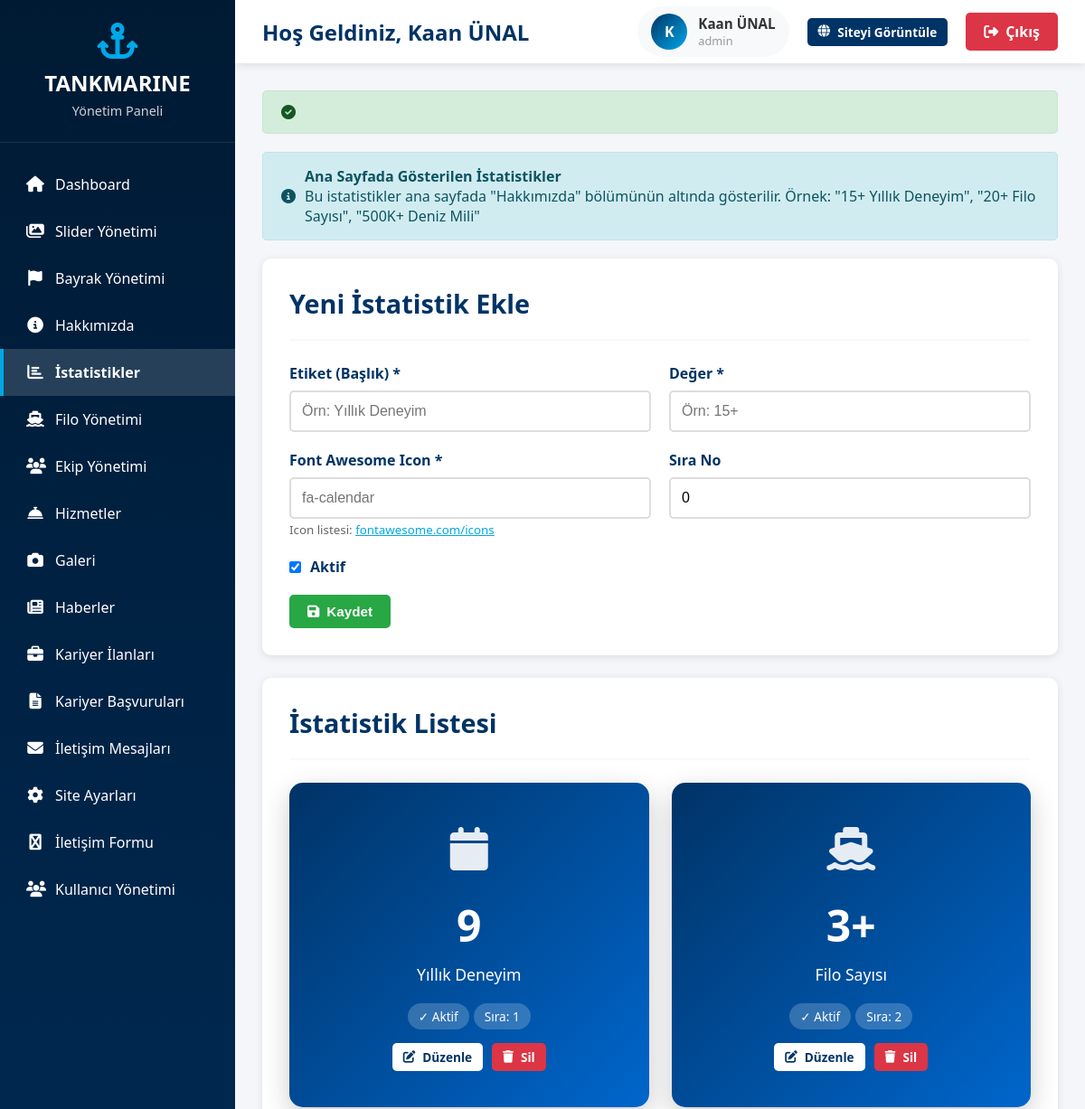
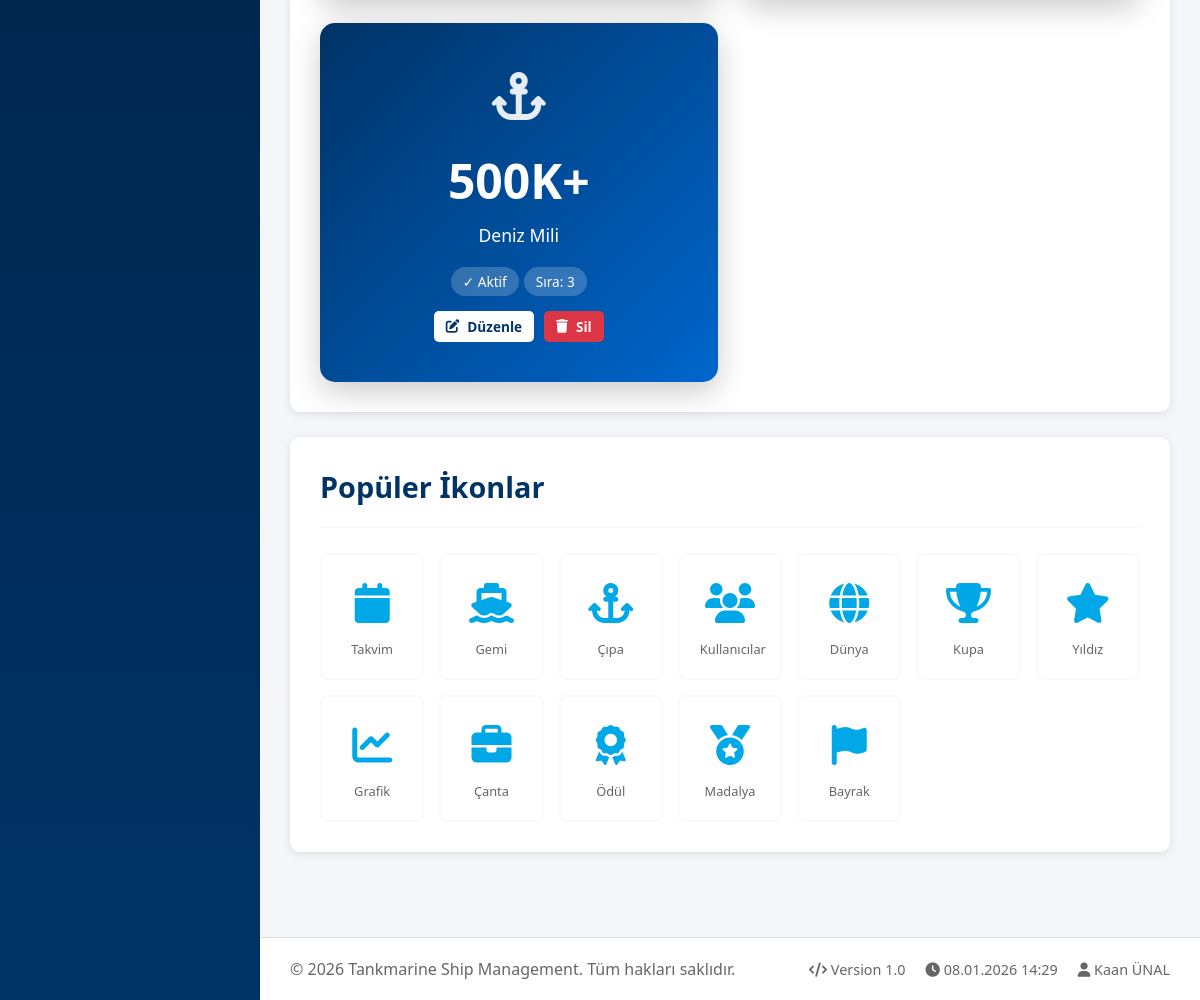
Screenshot of /admin/statistics.php (signed in) with the database file from the repository (2 pictures, top to bottom).
### tables this page shows
CREATE TABLE `statistics` (
  `id` int(11) NOT NULL,
  `label` varchar(255) DEFAULT NULL,
  `value` varchar(100) DEFAULT NULL,
  `icon` varchar(100) DEFAULT NULL,
  `sort_order` int(11) DEFAULT 0,
  `active` tinyint(1) DEFAULT 1,
  `created_at` timestamp NOT NULL DEFAULT current_timestamp(),
  `updated_at` timestamp NOT NULL DEFAULT current_timestamp() ON UPDATE current_timestamp()
);

### config.php (called while the page is built, shortened)
<?php
try {
    $pdo = new PDO(
        "mysql:host=" . DB_HOST . ";dbname=" . DB_NAME . ";charset=utf8mb4",
        DB_USER,
        DB_PASS,
        [
            PDO::ATTR_ERRMODE => PDO::ERRMODE_EXCEPTION,
            PDO::ATTR_DEFAULT_FETCH_MODE => PDO::FETCH_ASSOC,
            PDO::ATTR_EMULATE_PREPARES => false
        ]
    );
} catch(PDOException $e) {
    die("Veritabanı bağlantı hatası: " . $e->getMessage());
}
function flash($key, $value = null) {
    if ($value === null) {
        if (isset($_SESSION['flash'][$key])) {
            $value = $_SESSION['flash'][$key];
            return $value;
        }
        return null;
    }
}
function isAdmin() {
    return isset($_SESSION['admin_id']);
}
function getAdmin() {
    global $pdo;
    $stmt = $pdo->prepare("SELECT * FROM admin_users WHERE id = ?");
    $stmt->execute([$_SESSION['admin_id']]);
    return $stmt->fetch();
}
?>

### admin/statistics.php (the view, shortened to what this page needs)
<?php
require_once 'header.php';
$edit_stat = null;
$statistics = $pdo->query("SELECT * FROM statistics ORDER BY sort_order ASC")->fetchAll();
?>
<?php if(flash('success')): ?>
<div class="alert alert-success"><i class="fas fa-check-circle"></i> <?php echo flash('success'); ?></div>
<?php endif; ?>
<div class="alert alert-info">
    <i class="fas fa-info-circle"></i>
    <div>
        <strong>Ana Sayfada Gösterilen İstatistikler</strong><br>
        Bu istatistikler ana sayfada "Hakkımızda" bölümünün altında gösterilir. Örnek: "15+ Yıllık Deneyim", "20+ Filo Sayısı", "500K+ Deniz Mili"
    </div>
</div>
<div class="content-card">
    <div class="content-header">
        <h2><?php echo $edit_stat ? 'İstatistik Düzenle' : 'Yeni İstatistik Ekle'; ?></h2>
    </div>
    <form method="POST">
        <div class="form-row">
            <div class="form-group">
                <label>Etiket (Başlık) *</label>
                <input type="text" name="label" class="form-control" value="<?php echo $edit_stat ? htmlspecialchars($edit_stat['label']) : ''; ?>" required placeholder="Örn: Yıllık Deneyim">
            </div>
            <div class="form-group">
                <label>Değer *</label>
                <input type="text" name="value" class="form-control" value="<?php echo $edit_stat ? htmlspecialchars($edit_stat['value']) : ''; ?>" required placeholder="Örn: 15+">
            </div>
        </div>
        <div class="form-row">
            <div class="form-group">
                <label>Font Awesome Icon *</label>
                <input type="text" name="icon" class="form-control" value="<?php echo $edit_stat ? htmlspecialchars($edit_stat['icon']) : ''; ?>" required placeholder="fa-calendar">
                <small style="color: #666;">
                    Icon listesi: <a href="https://fontawesome.com/icons" target="_blank" style="color: var(--accent);">fontawesome.com/icons</a>
                </small>
            </div>
            <div class="form-group">
                <label>Sıra No</label>
                <input type="number" name="sort_order" class="form-control" value="<?php echo $edit_stat ? $edit_stat['sort_order'] : '0'; ?>" min="0">
            </div>
        </div>
        <div class="form-group">
            <label style="display: flex; align-items: center; gap: 10px; cursor: pointer;">
                <input type="checkbox" name="active" value="1" <?php echo (!$edit_stat || $edit_stat['active']) ? 'checked' : ''; ?>>
                <span>Aktif</span>
            </label>
        </div>
        <div style="display: flex; gap: 10px;">
            <button type="submit" class="btn btn-success">
                <i class="fas fa-save"></i> <?php echo $edit_stat ? 'Güncelle' : 'Kaydet'; ?>
            </button>
        </div>
    </form>
</div>
<div class="content-card">
    <div class="content-header">
        <h2>İstatistik Listesi</h2>
    </div>
    <?php if(count($statistics) > 0): ?>
    <div style="display: grid; grid-template-columns: repeat(auto-fit, minmax(300px, 1fr)); gap: 25px;">
        <?php foreach($statistics as $stat): ?>
        <div style="background: linear-gradient(135deg, var(--primary), var(--secondary)); padding: 40px; border-radius: 15px; text-align: center; color: white; position: relative; box-shadow: 0 10px 30px rgba(0,0,0,0.2);">
            <div style="font-size: 3rem; margin-bottom: 20px; opacity: 0.9;">
                <i class="fas <?php echo $stat['icon']; ?>"></i>
            </div>
            <div style="font-size: 3rem; font-weight: bold; margin-bottom: 10px;">
                <?php echo htmlspecialchars($stat['value']); ?>
            </div>
            <div style="font-size: 1.1rem; margin-bottom: 20px;">
                <?php echo htmlspecialchars($stat['label']); ?>
            </div>
            <div style="display: flex; gap: 5px; justify-content: center; margin-bottom: 15px;">
                <span style="padding: 5px 12px; background: rgba(255,255,255,0.2); border-radius: 20px; font-size: 0.85rem;">
                    <?php echo $stat['active'] ? '✓ Aktif' : '✗ Pasif'; ?>
                </span>
                <span style="padding: 5px 12px; background: rgba(255,255,255,0.2); border-radius: 20px; font-size: 0.85rem;">
                    Sıra: <?php echo $stat['sort_order']; ?>
                </span>
            </div>
            <div style="display: flex; gap: 10px; justify-content: center;">
                <a href="statistics.php?edit=<?php echo $stat['id']; ?>" class="btn btn-sm" style="background: white; color: var(--primary);">
                    <i class="fas fa-edit"></i> Düzenle
                </a>
                <a href="statistics.php?delete=<?php echo $stat['id']; ?>" class="btn btn-danger btn-sm" onclick="return confirmDelete()">
                    <i class="fas fa-trash"></i> Sil
                </a>
            </div>
        </div>
        <?php endforeach; ?>
    </div>
    <?php else: ?>
    <p style="text-align: center; color: #999; padding: 40px;">Henüz istatistik eklenmemiş</p>
    <?php endif; ?>
</div>
<div class="content-card">
    <div class="content-header">
        <h2>Popüler İkonlar</h2>
    </div>
    <div style="display: grid; grid-template-columns: repeat(auto-fill, minmax(100px, 1fr)); gap: 15px;">
        <?php
        $popular_icons = [
            ['icon' => 'fa-calendar', 'label' => 'Takvim'],
            ['icon' => 'fa-ship', 'label' => 'Gemi'],
            ['icon' => 'fa-anchor', 'label' => 'Çıpa'],
            ['icon' => 'fa-users', 'label' => 'Kullanıcılar'],
            ['icon' => 'fa-globe', 'label' => 'Dünya'],
            ['icon' => 'fa-trophy', 'label' => 'Kupa'],
            ['icon' => 'fa-star', 'label' => 'Yıldız'],
            ['icon' => 'fa-chart-line', 'label' => 'Grafik'],
            ['icon' => 'fa-briefcase', 'label' => 'Çanta'],
            ['icon' => 'fa-award', 'label' => 'Ödül'],
            ['icon' => 'fa-medal', 'label' => 'Madalya'],
            ['icon' => 'fa-flag', 'label' => 'Bayrak'],
        ];
        foreach($popular_icons as $pi):
        ?>
        <div style="padding: 20px; background: white; border-radius: 8px; text-align: center; cursor: pointer; transition: all 0.3s; border: 2px solid var(--light);"
             onclick="document.querySelector('[name=icon]').value='<?php echo $pi['icon']; ?>'; window.scrollTo({top: 0, behavior: 'smooth'});"
             onmouseover="this.style.borderColor='var(--accent)'; this.style.transform='translateY(-5px)';"
             onmouseout="this.style.borderColor='var(--light)'; this.style.transform='translateY(0)';">
            <div style="font-size: 2.5rem; color: var(--accent); margin-bottom: 10px;">
                <i class="fas <?php echo $pi['icon']; ?>"></i>
            </div>
            <div style="font-size: 0.8rem; color: #666;">
                <?php echo $pi['label']; ?>
            </div>
        </div>
        <?php endforeach; ?>
    </div>
</div>
<?php require_once 'footer.php'; ?>

### admin/header.php (shortened to what this page needs)
<?php
require_once '../config.php';
$admin = getAdmin();
$current_page = basename($_SERVER['PHP_SELF'], '.php');
?><!DOCTYPE html>
<html lang="tr">
<head>
    <link rel="stylesheet" href="https://cdnjs.cloudflare.com/ajax/libs/font-awesome/6.4.0/css/all.min.css">
</head>
<body>
    <div class="sidebar">
        <div class="sidebar-logo">
            <i class="fas fa-anchor"></i>
            <h1>TANKMARINE</h1>
            <p>Yönetim Paneli</p>
        </div>
        <nav class="sidebar-menu">
            <a href="index.php" class="menu-item <?php echo $current_page == 'index' ? 'active' : ''; ?>">
                <i class="fas fa-home"></i>
                <span>Dashboard</span>
            </a>
            <a href="sliders.php" class="menu-item <?php echo $current_page == 'sliders' ? 'active' : ''; ?>">
                <i class="fas fa-images"></i>
                <span>Slider Yönetimi</span>
            </a>
            <a href="flags.php" class="menu-item <?php echo $current_page == 'flags' ? 'active' : ''; ?>">
                <i class="fas fa-flag"></i>
                <span>Bayrak Yönetimi</span>
            </a>
            <a href="about.php" class="menu-item <?php echo $current_page == 'about' ? 'active' : ''; ?>">
                <i class="fas fa-info-circle"></i>
                <span>Hakkımızda</span>
            </a>
            <a href="statistics.php" class="menu-item <?php echo $current_page == 'statistics' ? 'active' : ''; ?>">
                <i class="fas fa-chart-bar"></i>
                <span>İstatistikler</span>
            </a>
            <a href="fleet.php" class="menu-item <?php echo $current_page == 'fleet' ? 'active' : ''; ?>">
                <i class="fas fa-ship"></i>
                <span>Filo Yönetimi</span>
            </a>
            <a href="team.php" class="menu-item <?php echo $current_page == 'team' ? 'active' : ''; ?>">
                <i class="fas fa-users"></i>
                <span>Ekip Yönetimi</span>
            </a>
            <a href="services.php" class="menu-item <?php echo $current_page == 'services' ? 'active' : ''; ?>">
                <i class="fas fa-concierge-bell"></i>
                <span>Hizmetler</span>
            </a>
            <a href="gallery.php" class="menu-item <?php echo $current_page == 'gallery' ? 'active' : ''; ?>">
                <i class="fas fa-camera"></i>
                <span>Galeri</span>
            </a>
            <a href="news.php" class="menu-item <?php echo $current_page == 'news' ? 'active' : ''; ?>">
                <i class="fas fa-newspaper"></i>
                <span>Haberler</span>
            </a>
            <a href="careers.php" class="menu-item <?php echo $current_page == 'careers' ? 'active' : ''; ?>">
                <i class="fas fa-briefcase"></i>
                <span>Kariyer İlanları</span>
            </a>
            <a href="applications.php" class="menu-item <?php echo $current_page == 'applications' ? 'active' : ''; ?>">
                <i class="fas fa-file-alt"></i>
                <span>Kariyer Başvuruları</span>
            </a>
            <a href="messages.php" class="menu-item <?php echo $current_page == 'messages' ? 'active' : ''; ?>">
                <i class="fas fa-envelope"></i>
                <span>İletişim Mesajları</span>
            </a>
            <a href="settings.php" class="menu-item <?php echo $current_page == 'settings' ? 'active' : ''; ?>">
                <i class="fas fa-cog"></i>
                <span>Site Ayarları</span>
            </a>
            <a href="contact-fields.php" class="menu-item <?php echo $current_page == 'contact-fields' ? 'active' : ''; ?>">
                <i class="fas fa-wpforms"></i>
                <span>İletişim Formu</span>
                            <a href="users.php" class="menu-item <?php echo $current_page == 'admin_users   ' ? 'active' : ''; ?>">
                <i class="fas fa-users"></i>
                <span>Kullanıcı Yönetimi</span>
            </a>
            </a>
        </nav>
    </div>
    <div class="top-header">
        <div class="header-left">
            <h2>Hoş Geldiniz, <?php echo htmlspecialchars($admin['full_name']); ?></h2>
        </div>
        <div class="header-right">
            <div class="user-info">
                <div class="user-avatar">
                    <?php echo strtoupper(substr($admin['full_name'], 0, 1)); ?>
                </div>
                <div>
                    <div style="font-weight: 600; font-size: 0.95rem;">
                        <?php echo htmlspecialchars($admin['full_name']); ?>
                    </div>
                    <div style="font-size: 0.8rem; color: #999;">
                        <?php echo htmlspecialchars($admin['role']); ?>
                    </div>
                </div>
            </div>
            <a href="<?php echo SITE_URL; ?>" target="_blank" class="btn btn-primary btn-sm">
                <i class="fas fa-globe"></i> Siteyi Görüntüle
            </a>
            <a href="logout.php" class="logout-btn">
                <i class="fas fa-sign-out-alt"></i> Çıkış
            </a>
        </div>
    </div>
    <div class="main-content">

### admin/footer.php (shortened to what this page needs)
</div>
    <footer style="margin-left: var(--sidebar-width); padding: 20px 30px; background: white; border-top: 1px solid #e0e0e0; margin-top: 30px;">
        <div style="display: flex; justify-content: space-between; align-items: center; color: #666;">
            <div>
                &copy; <?php echo date('Y'); ?> Tankmarine Ship Management. Tüm hakları saklıdır.
            </div>
            <div style="display: flex; gap: 20px; font-size: 0.9rem;">
                <span><i class="fas fa-code"></i> Version 1.0</span>
                <span><i class="fas fa-clock"></i> <?php echo date('d.m.Y H:i'); ?></span>
                <span><i class="fas fa-user"></i> <?php echo htmlspecialchars($admin['username']); ?></span>
            </div>
        </div>
    </footer>
</body>
</html>

### rows the page displays
statistics: value "9", label "Yıllık Deneyim", active "✓ Aktif", sort_order "1"
statistics: value "3+", label "Filo Sayısı", active "✓ Aktif", sort_order "2"
statistics: value "500K+", label "Deniz Mili", active "✓ Aktif", sort_order "3"

### other values shown
$admin['full_name'] "Kaan ÜNAL"
substr($admin['full_name'], 0, 1) "K"
$admin['role'] "admin"
$pi['label'] "Takvim"
$pi['label'] "Gemi"
$pi['label'] "Çıpa"
$pi['label'] "Kullanıcılar"
$pi['label'] "Dünya"
$pi['label'] "Kupa"
$pi['label'] "Yıldız"
$pi['label'] "Grafik"
$pi['label'] "Çanta"
$pi['label'] "Ödül"
$pi['label'] "Madalya"
$pi['label'] "Bayrak"
